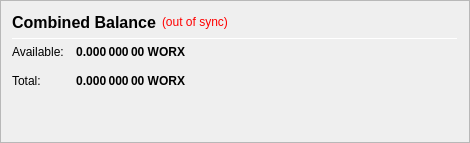
                   <widget class="QFrame" name="frame_CombinedBalances">
                    <property name="minimumSize">
                     <size>
                      <width>470</width>
                      <height>0</height>
                     </size>
                    </property>
                    <property name="frameShape">
                     <enum>QFrame::StyledPanel</enum>
                    </property>
                    <property name="frameShadow">
                     <enum>QFrame::Raised</enum>
                    </property>
                    <layout class="QVBoxLayout" name="verticalLayout_5">
                     <item>
                      <layout class="QHBoxLayout" name="horizontalLayout_5" stretch="0,0,0">
                       <item>
                        <widget class="QLabel" name="label_5z">
                         <property name="minimumSize">
                          <size>
                           <width>0</width>
                           <height>20</height>
                          </size>
                         </property>
                         <property name="font">
                          <font>
                           <pointsize>12</pointsize>
                           <weight>75</weight>
                           <bold>true</bold>
                          </font>
                         </property>
                         <property name="toolTip">
                          <string>Combined Balance (including unconfirmed and immature coins)</string>
                         </property>
                         <property name="text">
                          <string>Combined Balance</string>
                         </property>
                        </widget>
                       </item>
                       <item>
                        <widget class="QLabel" name="labelWalletStatus">
                         <property name="cursor">
                          <cursorShape>WhatsThisCursor</cursorShape>
                         </property>
                         <property name="toolTip">
                          <string>The displayed information may be out of date. Your wallet automatically synchronizes with the WORX network after a connection is established, but this process has not completed yet.</string>
                         </property>
                         <property name="styleSheet">
                          <string notr="true">QLabel { color: red; }</string>
                         </property>
                         <property name="text">
                          <string notr="true">(out of sync)</string>
                         </property>
                         <property name="alignment">
                          <set>Qt::AlignLeading|Qt::AlignLeft|Qt::AlignVCenter</set>
                         </property>
                        </widget>
                       </item>
                       <item>
                        <spacer name="horizontalSpacer_1">
                         <property name="orientation">
                          <enum>Qt::Horizontal</enum>
                         </property>
                         <property name="sizeHint" stdset="0">
                          <size>
                           <width>40</width>
                           <height>20</height>
                          </size>
                         </property>
                        </spacer>
                       </item>
                      </layout>
                     </item>
                     <item>
                      <widget class="Line" name="line_CombinedBalance">
                       <property name="minimumSize">
                        <size>
                         <width>0</width>
                         <height>1</height>
                        </size>
                       </property>
                       <property name="maximumSize">
                        <size>
                         <width>16777215</width>
                         <height>1</height>
                        </size>
                       </property>
                       <property name="orientation">
                        <enum>Qt::Horizontal</enum>
                       </property>
                      </widget>
                     </item>
                     <item>
                      <layout class="QGridLayout" name="gridLayout_3">
                       <property name="spacing">
                        <number>12</number>
                       </property>
                       <item row="1" column="0">
                        <widget class="QLabel" name="labelBalanceTextz">
                         <property name="text">
                          <string>Available:</string>
                         </property>
                        </widget>
                       </item>
                       <item row="1" column="1">
                        <widget class="QLabel" name="labelBalancez">
                         <property name="font">
                          <font>
                           <weight>75</weight>
                           <bold>true</bold>
                          </font>
                         </property>
                         <property name="cursor">
                          <cursorShape>IBeamCursor</cursorShape>
                         </property>
                         <property name="toolTip">
                          <string>Your current spendable balance</string>
                         </property>
                         <property name="text">
                          <string notr="true">0.000 000 00 WORX</string>
                         </property>
                         <property name="alignment">
                          <set>Qt::AlignRight|Qt::AlignTrailing|Qt::AlignVCenter</set>
                         </property>
                         <property name="textInteractionFlags">
                          <set>Qt::LinksAccessibleByMouse|Qt::TextSelectableByKeyboard|Qt::TextSelectableByMouse</set>
                         </property>
                        </widget>
                       </item>
                       <item row="2" column="0">
                        <widget class="QLabel" name="labelTotalTextz">
                         <property name="text">
                          <string>Total:</string>
                         </property>
                        </widget>
                       </item>
                       <item row="2" column="1">
                        <widget class="QLabel" name="labelTotalz">
                         <property name="font">
                          <font>
                           <weight>75</weight>
                           <bold>true</bold>
                          </font>
                         </property>
                         <property name="cursor">
                          <cursorShape>IBeamCursor</cursorShape>
                         </property>
                         <property name="toolTip">
                          <string>Total Balance, including all unavailable coins.</string>
                         </property>
                         <property name="text">
                          <string notr="true">0.000 000 00 WORX</string>
                         </property>
                         <property name="alignment">
                          <set>Qt::AlignRight|Qt::AlignTrailing|Qt::AlignVCenter</set>
                         </property>
                         <property name="textInteractionFlags">
                          <set>Qt::LinksAccessibleByMouse|Qt::TextSelectableByKeyboard|Qt::TextSelectableByMouse</set>
                         </property>
                        </widget>
                       </item>
                       <item row="2" column="3">
                        <spacer name="horizontalSpacer_2">
                         <property name="orientation">
                          <enum>Qt::Horizontal</enum>
                         </property>
                         <property name="sizeHint" stdset="0">
                          <size>
                           <width>40</width>
                           <height>20</height>
                          </size>
                         </property>
                        </spacer>
                       </item>
                      </layout>
                     </item>
                     <item>
                      <spacer name="verticalSpacer_1">
                       <property name="orientation">
                        <enum>Qt::Vertical</enum>
                       </property>
                       <property name="sizeHint" stdset="0">
                        <size>
                         <width>20</width>
                         <height>40</height>
                        </size>
                       </property>
                      </spacer>
                     </item>
                    </layout>
                   </widget>
